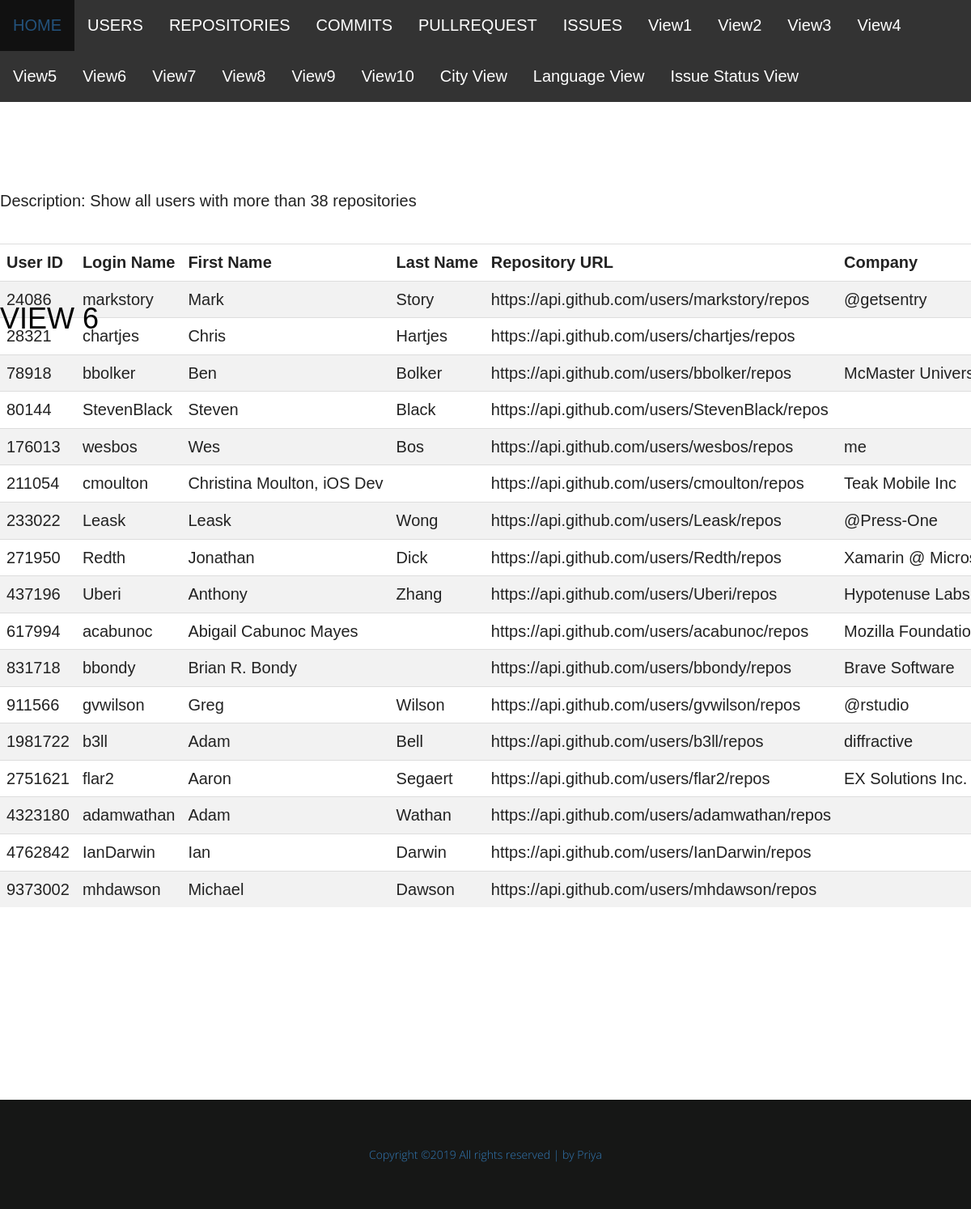
Page /frontendGitHub/View6.php on the committed database.
### tables this page shows
CREATE TABLE `user` (
  `user_id` int(10) unsigned NOT NULL AUTO_INCREMENT,
  `login_name` varchar(45) NOT NULL,
  `fname` varchar(45) NOT NULL,
  `lname` varchar(45) NOT NULL,
  `repo_url` varchar(100) DEFAULT NULL,
  `company` varchar(45) DEFAULT NULL,
  `city` varchar(45) DEFAULT NULL,
  `no_of_repos` int(11) DEFAULT NULL,
  `followers` int(11) DEFAULT NULL,
  `followings` int(11) DEFAULT NULL,
  `date_created` date DEFAULT NULL,
  `date_updated` date DEFAULT NULL,
  PRIMARY KEY (`user_id`)
);

### frontendGitHub/View6.php (the view, shortened to what this page needs)
<?php
$host="127.0.0.1";
$port=3307;
$socket="";
$user="root";
$password="";
$dbname="Project2";
$con = new mysqli($host, $user, $password, $dbname, $port, $socket)
	or die ('Could not connect to the database server' . mysqli_connect_error());
?>
<!DOCTYPE html>
<html lang="en">
<head>
</head>
<body>
<ul>
  <li><a class="active" href="GITHUB_API.html">HOME</a></li>
  <li><a href="users.php">USERS</a></li>
  <li><a href="REPOSITORIES.php">REPOSITORIES</a></li>
  <li><a href="COMMITS.php">COMMITS</a></li>
  <li><a href="PULLREQUEST.php">PULLREQUEST</a></li>
  <li><a href="ISSUES.php">ISSUES</a></li>
  <li><a href="View1.php">View1</a></li>
  <li><a href="View2.php">View2</a></li>
  <li><a href="View3.php">View3</a></li>
  <li><a href="View4.php">View4</a></li>
  <li><a href="View5.php">View5</a></li>
  <li><a href="View6.php">View6</a></li>
  <li><a href="View7.php">View7</a></li>
  <li><a href="View8.php">View8</a></li>
  <li><a href="View9.php">View9</a></li>
  <li><a href="View10.php">View10</a></li>
  <li><a href="CityView.php">City View</a></li>
  <li><a href="LanguageView.php">Language View</a></li>
  <li><a href="IssueStatusView.php">Issue Status View</a></li>
</ul>
<link href="css/bootstrap.min.css" rel="stylesheet">
<link href="css/bootstrap-theme.min.css" rel="stylesheet">
<link href="css/font-awesome.min.css" rel="stylesheet">
<link rel="stylesheet" href="css/themify-icons.css">
<link rel="stylesheet" href="css/animate.css">
<link rel="stylesheet" href="css/style.css">
<br>
<div>
    <h1 class="hero-text">VIEW 6</h1>
</div>
<br><br>
<p> Description: Show all users with more than 38 repositories </p>
<br>
<div class = "table_wrapper">
<table style="width:100%" class="table" id="dataTable" >
    <tr style="font-weight:bold"><td>User ID</td><td>Login Name</td><td>First Name</td><td>Last Name</td><td>Repository URL</td><td>Company</td></tr>
    <?php
        $sql = "SELECT *
                FROM user
                WHERE no_of_repos > '38'
                ORDER BY user_id;";
        $result = mysqli_query($con, $sql) or die("Bad Query: $sql");
        while ($row = mysqli_fetch_assoc($result)){
            echo "<tr><td>{$row['user_id']}</td><td>{$row['login_name']}</td><td>{$row['fname']}</td><td>{$row['lname']}</td><td>{$row['repo_url']}</td><td>{$row['company']}</td><td>{$row['city']}</td><td>{$row['no_of_repos']}</td><td>{$row['followers']}</td><td>{$row['followings']}</td><td>{$row['date_created']}</td><td>{$row['date_updated']}</td></tr>";
        }
    ?>
</table>
</div>
<br>
</body>
<section class="product-landing pro_d" data-scroll-index="1">
</section>
<footer class="footer-area">
    <div class="container">
        <div class="row text-center">
            <p class="copyright">
                <a>Copyright &copy;<script>document.write(new Date().getFullYear());</script> All rights reserved | by Priya</a>
            </p>
        </div>
    </div>
</footer>
</html>

### frontendGitHub/css/style.css (style rules this page uses)
body { font-family: 'Montserrat'; font-weight: 300; font-size: 20px; line-height: 35px; color: #222; }
a, .btn, button { text-decoration: none; outline: none; transition: all 0.6s ease-in-out; }
p { margin: 0px; }
ul, h1, h2, h3, h4, h5, h6 { margin: 0; list-style: none; padding: 0; margin: 0px; }
body { overflow-x: hidden; }
.hero-text { text-align: center; position: absolute; top: 25%; transform: translateY(-50%); left: 50%; transform: translateX(-50%); z-index: 9999; }
.product-landing { padding-top: 113px; padding-bottom: 70px; }
.footer-area { background: #161716; padding: 50px 0; }
.copyright { color: #97989b; font-size: 14px; font-family: 'Open Sans', sans-serif; font-weight: 400px; }

### frontendGitHub/View6.php (style rules this page uses)
ul { list-style-type: none; margin: 0; padding: 0; overflow: hidden; background-color: #333; }
li { float: left; }
li a { display: block; color: white; text-align: center; padding: 14px 16px; text-decoration: none; }
table { border-collapse: collapse; width: 100%; }
.table_wrapper { display: block; overflow-x: auto; white-space: nowrap; }
th, td { text-align: left; padding: 8px; }
tr:nth-child(even) { background-color: #f2f2f2; }
h1.hero-text { color: black; text-align: left; width: 100% !important; }
body { font-family: Arial, Helvetica, sans-serif; font-size: 20px; }

### rows in the picture
user: user_id "24086", login_name "markstory", fname "Mark", lname "Story", repo_url "https://api.github.com/users/markstory/repos", company "@getsentry"
user: user_id "28321", login_name "chartjes", fname "Chris", lname "Hartjes", repo_url "https://api.github.com/users/chartjes/repos"
user: user_id "78918", login_name "bbolker", fname "Ben", lname "Bolker", repo_url "https://api.github.com/users/bbolker/repos", company "McMaster…"
user: user_id "80144", login_name "StevenBlack", fname "Steven", lname "Black", repo_url "https://api.github.com/users/StevenBlack/repos"
user: user_id "176013", login_name "wesbos", fname "Wes", lname "Bos", repo_url "https://api.github.com/users/wesbos/repos", company "me"
user: user_id "211054", login_name "cmoulton", fname "Christina Moulton, iOS Dev", repo_url "https://api.github.com/users/cmoulton/repos", company "Teak Mobile Inc"
user: user_id "233022", login_name "Leask", fname "Leask", lname "Wong", repo_url "https://api.github.com/users/Leask/repos", company "@Press-One"
user: user_id "271950", login_name "Redth", fname "Jonathan", lname "Dick", repo_url "https://api.github.com/users/Redth/repos", company "Xamarin @…"
user: user_id "437196", login_name "Uberi", fname "Anthony", lname "Zhang", repo_url "https://api.github.com/users/Uberi/repos", company "Hypotenuse Labs"
user: user_id "617994", login_name "acabunoc", fname "Abigail Cabunoc Mayes", repo_url "https://api.github.com/users/acabunoc/repos", company "Mozilla…"
user: user_id "831718", login_name "bbondy", fname "Brian R. Bondy", repo_url "https://api.github.com/users/bbondy/repos", company "Brave Software"
user: user_id "911566", login_name "gvwilson", fname "Greg", lname "Wilson", repo_url "https://api.github.com/users/gvwilson/repos", company "@rstudio"
user: user_id "1981722", login_name "b3ll", fname "Adam", lname "Bell", repo_url "https://api.github.com/users/b3ll/repos", company "diffractive"
user: user_id "2751621", login_name "flar2", fname "Aaron", lname "Segaert", repo_url "https://api.github.com/users/flar2/repos", company "EX Solutions Inc."
user: user_id "4323180", login_name "adamwathan", fname "Adam", lname "Wathan", repo_url "https://api.github.com/users/adamwathan/repos"
user: user_id "4762842", login_name "IanDarwin", fname "Ian", lname "Darwin", repo_url "https://api.github.com/users/IanDarwin/repos"
user: user_id "9373002", login_name "mhdawson", fname "Michael", lname "Dawson", repo_url "https://api.github.com/users/mhdawson/repos"
